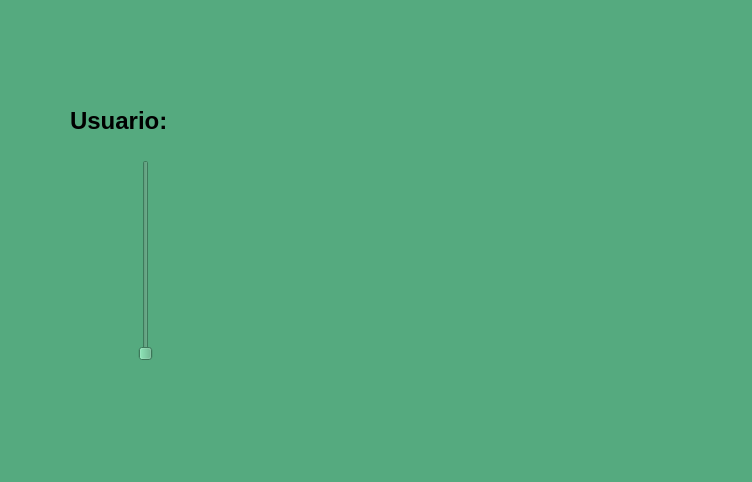
<?xml version="1.0" encoding="UTF-8"?>
<ui version="4.0">
 <class>MainWindow</class>
 <widget class="QMainWindow" name="MainWindow">
  <property name="geometry">
   <rect>
    <x>0</x>
    <y>0</y>
    <width>752</width>
    <height>482</height>
   </rect>
  </property>
  <property name="windowTitle">
   <string>MainWindow</string>
  </property>
  <property name="styleSheet">
   <string notr="true">background-color: rgb(85, 170, 127);</string>
  </property>
  <widget class="QWidget" name="centralwidget">
   <widget class="QLabel" name="label_logouat">
    <property name="geometry">
     <rect>
      <x>20</x>
      <y>-10</y>
      <width>191</width>
      <height>101</height>
     </rect>
    </property>
    <property name="text">
     <string/>
    </property>
    <property name="pixmap">
     <pixmap resource="../Imagenes/recursos1.qrc">:/LOGOS/LogoUAT.png</pixmap>
    </property>
    <property name="scaledContents">
     <bool>true</bool>
    </property>
   </widget>
   <widget class="QLabel" name="label_logofit">
    <property name="geometry">
     <rect>
      <x>570</x>
      <y>0</y>
      <width>171</width>
      <height>101</height>
     </rect>
    </property>
    <property name="text">
     <string/>
    </property>
    <property name="pixmap">
     <pixmap resource="../Imagenes/recursos1.qrc">:/LOGOS/LogoFIT.png</pixmap>
    </property>
    <property name="scaledContents">
     <bool>true</bool>
    </property>
   </widget>
   <widget class="QLabel" name="label_logoequipo">
    <property name="geometry">
     <rect>
      <x>590</x>
      <y>320</y>
      <width>151</width>
      <height>101</height>
     </rect>
    </property>
    <property name="text">
     <string/>
    </property>
    <property name="pixmap">
     <pixmap resource="../Imagenes/recursos1.qrc">:/LOGOS/LogoEquipo.jpeg</pixmap>
    </property>
    <property name="scaledContents">
     <bool>true</bool>
    </property>
   </widget>
   <widget class="QLabel" name="img_persona">
    <property name="geometry">
     <rect>
      <x>240</x>
      <y>140</y>
      <width>151</width>
      <height>211</height>
     </rect>
    </property>
    <property name="text">
     <string/>
    </property>
    <property name="pixmap">
     <pixmap resource="../Imagenes/recursos1.qrc">:/LOGOS/Paniagua.jpeg</pixmap>
    </property>
    <property name="scaledContents">
     <bool>true</bool>
    </property>
   </widget>
   <widget class="QSlider" name="verticalSlider">
    <property name="geometry">
     <rect>
      <x>120</x>
      <y>160</y>
      <width>51</width>
      <height>201</height>
     </rect>
    </property>
    <property name="orientation">
     <enum>Qt::Vertical</enum>
    </property>
   </widget>
   <widget class="QLabel" name="label_3">
    <property name="geometry">
     <rect>
      <x>70</x>
      <y>100</y>
      <width>171</width>
      <height>41</height>
     </rect>
    </property>
    <property name="font">
     <font>
      <pointsize>18</pointsize>
      <weight>75</weight>
      <bold>true</bold>
     </font>
    </property>
    <property name="text">
     <string>Usuario:</string>
    </property>
   </widget>
  </widget>
  <widget class="QMenuBar" name="menubar">
   <property name="geometry">
    <rect>
     <x>0</x>
     <y>0</y>
     <width>752</width>
     <height>26</height>
    </rect>
   </property>
  </widget>
  <widget class="QStatusBar" name="statusbar"/>
 </widget>
 <resources>
  <include location="../Imagenes/recursos.qrc"/>
  <include location="../Imagenes/recursos1.qrc"/>
 </resources>
 <connections/>
</ui>
